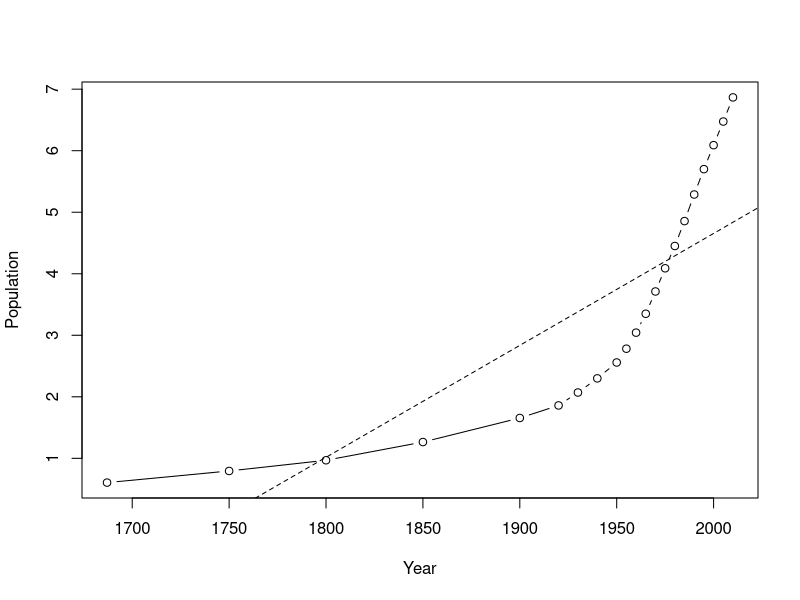
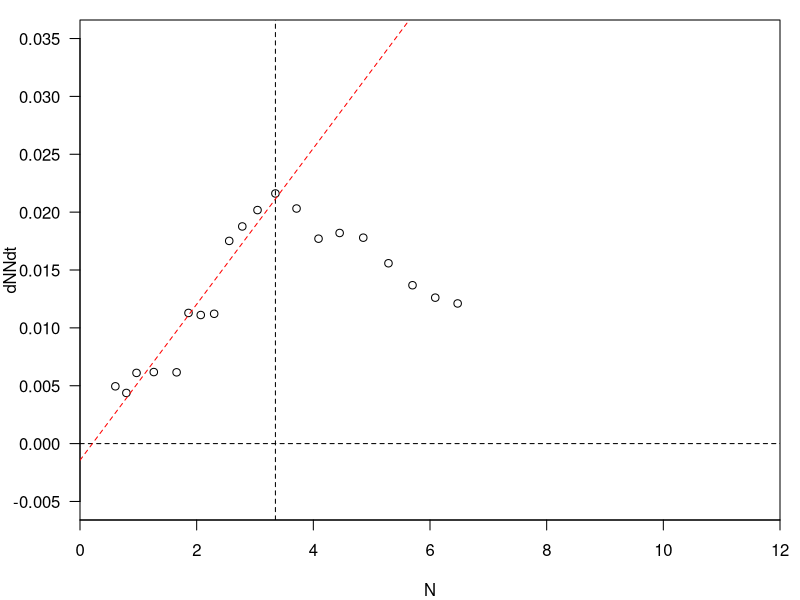

Reproduce these figures in R, in order. (Note: this script raises an error after producing the figures.)
###################################
## Step 1: Load and plot data
###################################

# load data
hdat = read.csv("data/human_pop_growth.csv")

# plot population vs. year
plot(hdat$Year, hdat$Population, xlab="Year", ylab="Population", type="b")


# fit a linear regression of population vs. year
# resulting model is of the form:
# Population = a + b*Year
# where m and b are fitted constants
mod = lm(Population~Year, data=hdat)

# add line showing model fit to plot
abline(mod, lty=2) # fit is not very good


###################################
## Step 2: Estimate delta-N and delta-t
###################################

# extract time and population vectors from data.frame
time = hdat$Year
N = hdat$Population

# calculate differences
# for each value, diff function calculates:
# dx[i] = x[i+1] - x[i]
dN = diff(N)
dtime = diff(time)

# vector of N values corresponding to each dN
# note, we have to remove the last value, since
# N[i+1] does not exist for this record, and cannot
# be calculated
Nt = N[-length(N)]

# calculate 1/N dN/dt
dNNdt = 1/Nt*dN/dtime

###################################
# Step 3: Fit regressions to dynamics
###################################

# plot dN/Ndt vs. N
par(mar=c(4,4,1,1))
plot(Nt, dNNdt, xlab="N", ylab="dNNdt",
     xlim=c(0, 12), ylim=c(-0.005, 0.035), # set axis limits
     xaxs="i",   # make no gap between edges of plot and axis limits
     axes=FALSE) # plot no axes
axis(2, at=seq(-0.005, 0.035, by=0.005), las=2) # add y-axis with specific tick marks
axis(1); box() # add x-axis and a box around the plot
abline(h=0, lty=2) # add dashed line at N = 0

# find the location in the time vector corresponding to 1965
transition = which(time==1965)
# add vertical line at this point
abline(v = Nt[transition], lty=2)

# fit two new regressions:
# one for the data prior to 1965, and
# one for the data after 1965

modpre = lm(dNNdt[1:transition]~Nt[1:transition])
c = lm(dNNdt[transition:length(dNNdt)]~Nt[transition:length(Nt)])

# add lines from regressions
abline(modpre, col="red", lty=2)
abline(modpost, col="blue", lty=2)

# Note - we are using a shorter dataset than for Fig. 6.3 in the textbook,
# so results are a little different.
